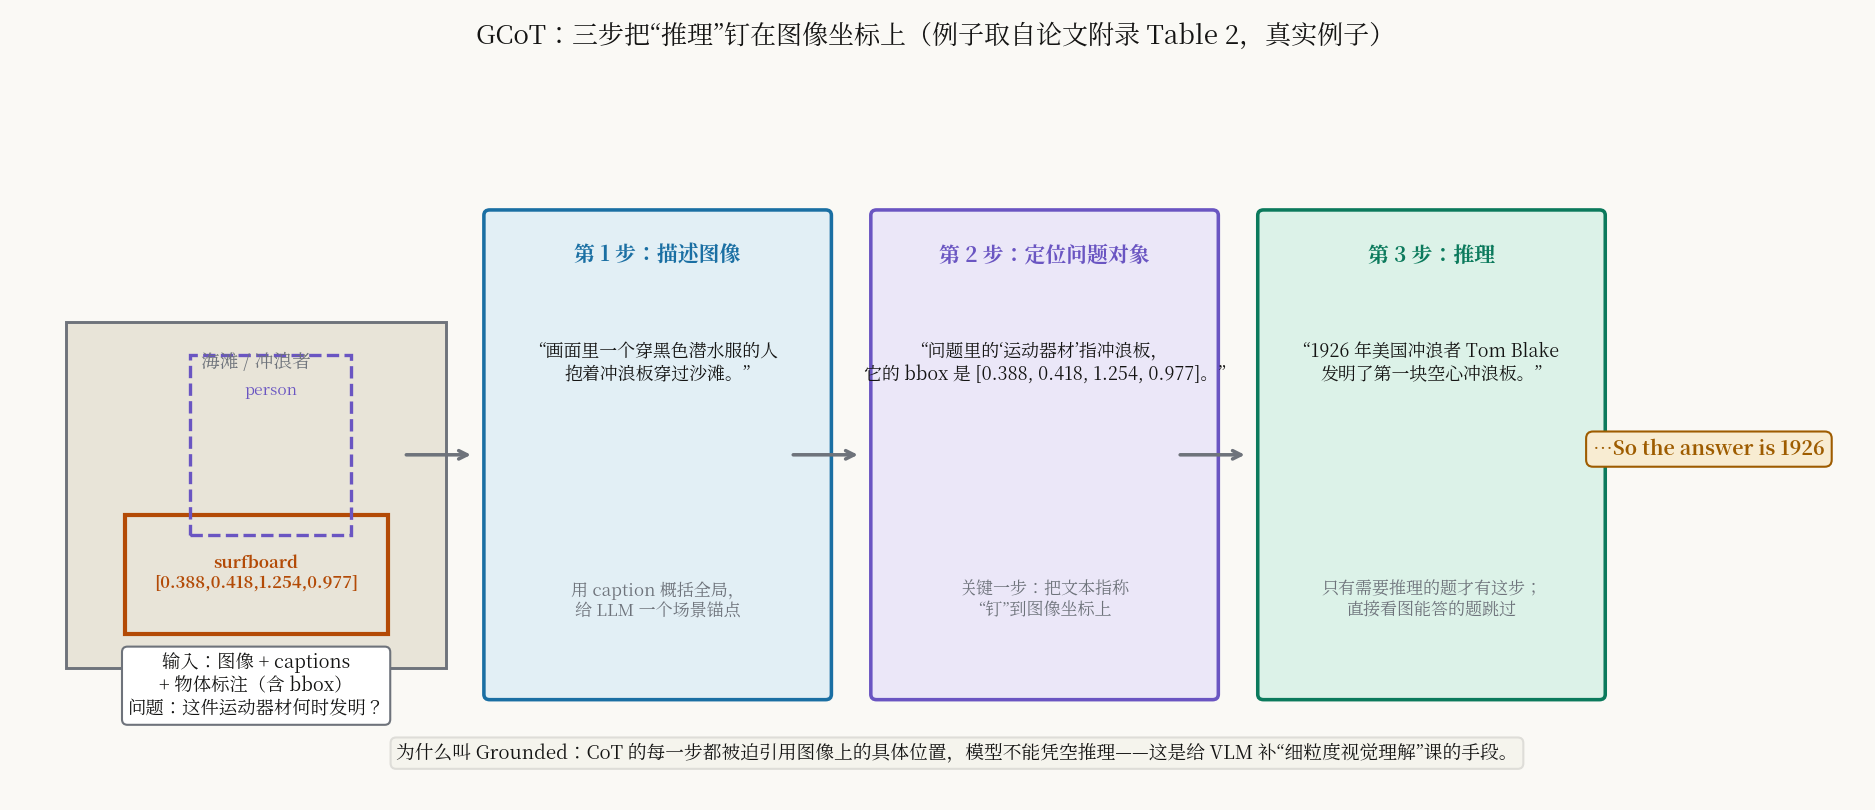

The script that saved this image:
# -*- coding: utf-8 -*-
"""Fig: Dolphins GCoT (Grounded Chain of Thought) three-step pipeline.
Concrete example from the paper's Appendix Table 2 (surfboard / 1926).
Step 1: describe image. Step 2: pin the question object to its bounding box.
Step 3: reason. Then append "So the answer is {answer}".
"""
import matplotlib
matplotlib.use("Agg")
from matplotlib import font_manager
font_manager.fontManager.addfont("/usr/share/fonts/opentype/noto/NotoSerifCJK-Regular.ttc")
import matplotlib.pyplot as plt
import matplotlib.patches as patches
import numpy as np

plt.rcParams["font.family"] = ["Noto Serif CJK JP"]
plt.rcParams["axes.unicode_minus"] = False

BG = "#faf9f5"; INK = "#141413"
C_IN, C_IN_F = "#1a6fa3", "#e2eff5"
C_OP, C_OP_F = "#0b7a5c", "#dcf2e8"
C_OUT, C_OUT_F = "#9e5c00", "#f8ecd2"
C_ALT, C_ALT_F = "#6a55c2", "#ebe7f8"
C_WIRE = "#6e737b"

fig, ax = plt.subplots(figsize=(12.5, 5.4))
fig.patch.set_facecolor(BG); ax.set_facecolor(BG)
ax.set_xlim(0, 12.5); ax.set_ylim(0, 5.4); ax.axis("off")
ax.set_title("GCoT：三步把“推理”钉在图像坐标上（例子取自论文附录 Table 2，真实例子）",
             fontsize=12.5, color=INK, pad=12)

# ---- input: image with bbox ----
ax.add_patch(patches.Rectangle((0.3, 0.9), 2.6, 2.6, fc="#e8e4d8", ec=C_WIRE, lw=1.4))
ax.text(1.6, 3.15, "海滩 / 冲浪者", fontsize=9, color=C_WIRE, ha="center")
# surfboard bbox
ax.add_patch(patches.Rectangle((0.7, 1.15), 1.8, 0.9, fill=False, ec="#b34a06", lw=2))
ax.text(1.6, 1.5, "surfboard\n[0.388,0.418,1.254,0.977]", fontsize=8, color="#b34a06", ha="center", weight="bold")
# person bbox
ax.add_patch(patches.Rectangle((1.15, 1.9), 1.1, 1.35, fill=False, ec=C_ALT, lw=1.6, ls="--"))
ax.text(1.7, 2.95, "person", fontsize=7.5, color=C_ALT, ha="center")
ax.text(1.6, 0.55, "输入：图像 + captions\n+ 物体标注（含 bbox）\n问题：这件运动器材何时发明？",
        fontsize=8.8, color=INK, ha="center",
        bbox=dict(fc="#ffffff", ec=C_WIRE, boxstyle="round,pad=0.3"))

steps = [
    (4.35, "第 1 步：描述图像", "“画面里一个穿黑色潜水服的人\n抱着冲浪板穿过沙滩。”",
     "用 caption 概括全局，\n给 LLM 一个场景锚点", C_IN, C_IN_F),
    (7.0, "第 2 步：定位问题对象", "“问题里的‘运动器材’指冲浪板，\n它的 bbox 是 [0.388, 0.418, 1.254, 0.977]。”",
     "关键一步：把文本指称\n“钉”到图像坐标上", C_ALT, C_ALT_F),
    (9.65, "第 3 步：推理", "“1926 年美国冲浪者 Tom Blake\n发明了第一块空心冲浪板。”",
     "只有需要推理的题才有这步；\n直接看图能答的题跳过", C_OP, C_OP_F),
]
for x, title, body, note, col, fcol in steps:
    ax.add_patch(patches.FancyBboxPatch((x-1.15, 0.7), 2.3, 3.6, boxstyle="round,pad=0.04",
                                        fc=fcol, ec=col, lw=1.7))
    ax.text(x, 3.95, title, fontsize=10, color=col, ha="center", weight="bold")
    ax.text(x, 3.35, body, fontsize=8.6, color=INK, ha="center", va="top")
    ax.text(x, 1.55, note, fontsize=8.2, color=C_WIRE, ha="center", va="top")
    ax.annotate("", xy=(x-1.25, 2.5), xytext=(x-1.75, 2.5),
                arrowprops=dict(arrowstyle="->", color=C_WIRE, lw=1.7))

ax.annotate("", xy=(11.05, 2.5), xytext=(10.8, 2.5),
            arrowprops=dict(arrowstyle="->", color=C_WIRE, lw=1.7))
ax.text(11.55, 2.5, "…So the answer is 1926", fontsize=9.5, color=C_OUT, ha="center", weight="bold",
        bbox=dict(fc=C_OUT_F, ec=C_OUT, boxstyle="round,pad=0.35"))

ax.text(6.4, 0.22, "为什么叫 Grounded：CoT 的每一步都被迫引用图像上的具体位置，模型不能凭空推理——"
        "这是给 VLM 补“细粒度视觉理解”课的手段。", fontsize=9, color=INK, ha="center",
        bbox=dict(fc="#f5f4ed", ec="#deddd8", boxstyle="round,pad=0.3"))

plt.tight_layout()
out = "/home/hatch/workspace/your_files/paper-xray-100/papers/076-Agent-dolphins/fig-gcot.png"
plt.savefig(out, dpi=150, facecolor=BG)
print("saved", out)
